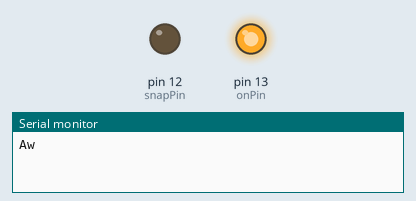
Bench run of a sketch on a simulated Arduino Uno, built with avr-gcc and run on an emulated ATmega328P. Shown: output pins drawn as LEDs (lit = HIGH), the last lines printed to the serial monitor. Sleep ends after the set time or at an interrupt.

Above: at 5.1 s.
At 24.7 s:
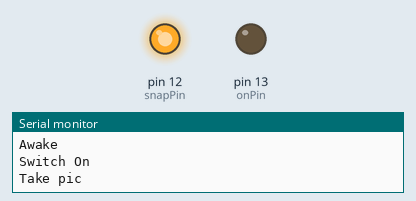
At 30.2 s:
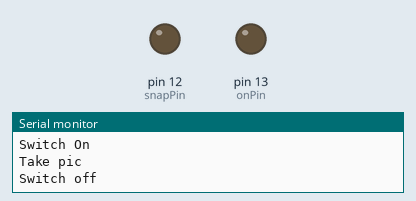
Timing chart, 0 to 39.7 s (numbered marks = the images above):
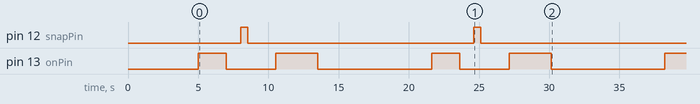

The sketch:

keychain_camera.ino
```cpp
// 808 keychain camera control: motion detector wakes up arduino, it switches on camera takes a picture, switches off, sleeps
#include <avr/sleep.h>

int wakePin = 2;                 // pin used for waking up
int onPin = 13;                 // pin used to switch cam on
int snapPin = 12;                 // pin used to take a pic

int sleepStatus = 0;             // variable to store a request for sleep
int count = 0;                   // counter

void wakeUpNow()        // here the interrupt is handled after wakeup
{
}

void setup()
{

  pinMode(wakePin, INPUT);
  pinMode(onPin, OUTPUT);
  pinMode(snapPin, OUTPUT);
  Serial.begin(9600);
  delay(5000);
  attachInterrupt(0, wakeUpNow, LOW); // use interrupt 0 (pin 2) and run function
                                      // wakeUpNow when pin 2 gets LOW
}

void sleepNow()         // here we put the arduino to sleep
{
DDRB = B00000000;  // sets Arduino pins  as inputs
DDRD = B00000000;  // sets Arduino pins  as inputs
    set_sleep_mode(SLEEP_MODE_PWR_DOWN);   // sleep mode is set here

    sleep_enable();          // enables the sleep bit in the mcucr register
                             // so sleep is possible. just a safety pin

    attachInterrupt(0,wakeUpNow, LOW); // use interrupt 0 (pin 2) and run function
                                       // wakeUpNow when pin 2 gets LOW

    sleep_mode();            // here the device is actually put to sleep!!
                             // THE PROGRAM CONTINUES FROM HERE AFTER WAKING UP

    sleep_disable();         // first thing after waking from sleep:
                             // disable sleep...
    detachInterrupt(0);      // disables interrupt 0 on pin 2 so the
                             // wakeUpNow code will not be executed
                             // during normal running time.
  pinMode(onPin, OUTPUT);
  pinMode(snapPin, OUTPUT);

}

void loop()
{
  // display information about the counter
  Serial.println("Awake");
// if (pir == 1)
  Serial.println("Switch On");
  digitalWrite(onPin, 1);
  delay(2000);
  digitalWrite(onPin, 0);
  delay(1000);

  Serial.println("Take pic");
  digitalWrite(snapPin, 1);
  delay(500);
  digitalWrite(snapPin, 0);
  delay(2000);

  Serial.println("Switch off");
  digitalWrite(onPin, 1);
  delay(3000);
  digitalWrite(onPin, 0);
  delay(8000);

  Serial.println("Entering Sleep mode");
  delay(100);     // this delay is needed, the sleep
                      //function will provoke a Serial error otherwise!!
 sleepNow();
}
```

Measured:
- by itself, pin 12 (snapPin): alternates HIGH for 0.50 s and LOW for 16.1 s
- by itself, pin 13 (onPin): LOW → HIGH at 5.0 s, → LOW 2.0 s later, → HIGH 3.5 s later, → LOW 3.0 s later, … (9 changes in this stretch)
